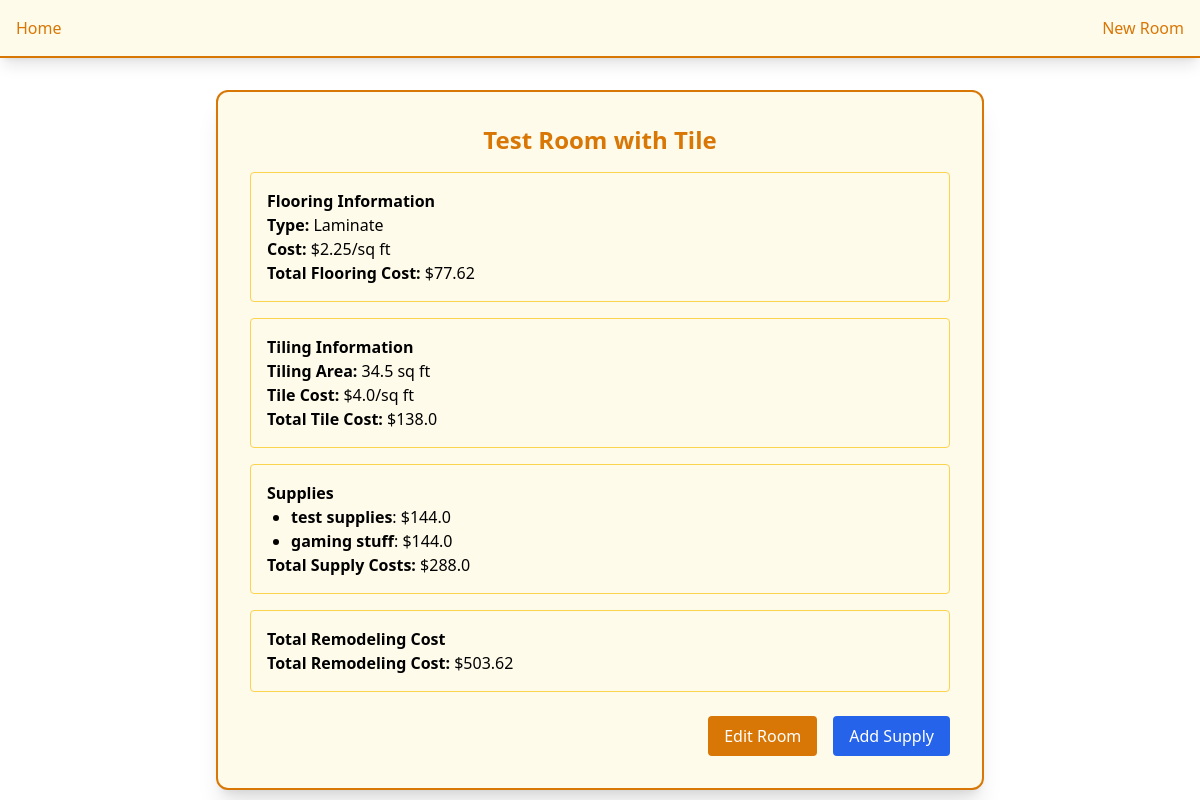
The page /room_details/1 on the database its author committed.
### models/Models.py (models this page shows, shortened)
class RoomModel(Base):
    __tablename__ = 'rooms'
    id = Column(Integer, primary_key=True, index=True)
    name = Column(String, nullable=False)
    surface_area = Column(Float, nullable=False)
    flooring_type = Column(String, nullable=False)
    flooring_cost_per_sqft = Column(Float, nullable=False)
    is_tiling_needed = Column(Boolean, default=False, nullable=False)
    tile_type = Column(String, nullable=True)
    tile_cost_per_sqft = Column(Float, nullable=True)
    tiling_area = Column(Float, nullable=True)
    supplies = relationship("SupplyModel", back_populates="room", cascade="all, delete-orphan")

class SupplyModel(Base):
    __tablename__ = 'supplies'
    id = Column(Integer, primary_key=True, index=True)
    room_id = Column(Integer, ForeignKey('rooms.id'), nullable=False)
    name = Column(String, nullable=False)
    quantity = Column(Integer, nullable=False)
    cost_per_item = Column(Float, nullable=False)
    room = relationship("RoomModel", back_populates="supplies")

### app.py (the view)
@app.route('/room_details/<int:room_id>')
def room_details(room_id):
    room = db_session.query(RoomModel).filter(RoomModel.id == room_id).first()
    if room is None:
        return "Room not found", 404
    total_flooring_cost = round(room.surface_area * room.flooring_cost_per_sqft, 2)
    total_tile_cost = 0
    if room.is_tiling_needed and room.tiling_area and room.tile_cost_per_sqft:
        total_tile_cost = round(room.tiling_area * room.tile_cost_per_sqft, 2)
    total_supply_cost = 0
    if room.supplies:
        for supply in room.supplies:
            supply.total_supply_cost = round(supply.quantity * supply.cost_per_item, 2)
            total_supply_cost += supply.total_supply_cost
    total_remodel_cost = round(total_flooring_cost + total_tile_cost + total_supply_cost, 2)
    return render_template(
        'room_details.html',
        room=room,
        total_flooring_cost=total_flooring_cost,
        total_tile_cost=total_tile_cost,
        total_supply_cost=total_supply_cost,
        total_remodel_cost=total_remodel_cost
    )

### templates/room_details.html
{% extends 'components/base.html' %}
{% block content %}
<div class="flex justify-center mt-8">
    <div class="w-full max-w-3xl bg-amber-50 p-8 rounded-xl border-2 border-amber-600 shadow-xl">
        <h2 class="text-2xl font-semibold text-center text-amber-600 mb-4">{{ room.name }}</h2>
        <div class="space-y-4">
            <div class="p-4 border border-amber-300 rounded">
                <h3 class="font-semibold">Flooring Information</h3>
                <p><strong>Type:</strong> {{ room.flooring_type }}</p>
                <p><strong>Cost:</strong> ${{ room.flooring_cost_per_sqft }}/sq ft</p>
                <p><strong>Total Flooring Cost:</strong> ${{ total_flooring_cost }}</p>
            </div>
            {% if room.is_tiling_needed %}
            <div class="p-4 border border-amber-300 rounded">
                <h3 class="font-semibold">Tiling Information</h3>
                <p><strong>Tiling Area:</strong> {{ room.tiling_area }} sq ft</p>
                <p><strong>Tile Cost:</strong> ${{ room.tile_cost_per_sqft }}/sq ft</p>
                <p><strong>Total Tile Cost:</strong> ${{ total_tile_cost }}</p>
            </div>
            {% endif %}
            <div class="p-4 border border-amber-300 rounded">
                <h3 class="font-semibold">Supplies</h3>
                <ul class="list-disc pl-6">
                    {% for supply in room.supplies %}
                    <li>
                        <strong>{{ supply.name }}</strong>: ${{ supply.total_supply_cost }}
                    </li>
                    {% endfor %}
                </ul>
                <p><strong>Total Supply Costs:</strong> ${{ total_supply_cost }}</p>
            </div>
            <div class="p-4 border border-amber-300 rounded">
                <h3 class="font-semibold">Total Remodeling Cost</h3>
                <p><strong>Total Remodeling Cost:</strong> ${{ total_remodel_cost }}</p>
            </div>
        </div>
        <div class="flex justify-end mt-6">
            <a href="/edit_rooms/{{ room.id }}" class="px-4 py-2 bg-amber-600 text-white rounded hover:bg-amber-700">Edit Room</a>
            <a href="/add_supplies/{{ room.id }}" class="ml-4 px-4 py-2 bg-blue-600 text-white rounded hover:bg-blue-700">Add Supply</a>
        </div>
    </div>
</div>
{% endblock %}

### rows shown on the page
RoomModel: name "Test Room with Tile", flooring_type "Laminate", flooring_cost_per_sqft "2.25", tiling_area "34.5", tile_cost_per_sqft "4.0"
SupplyModel: name "test supplies", total_supply_cost "144.0"
SupplyModel: name "gaming stuff", total_supply_cost "144.0"

### other values the page prints
{{ total_flooring_cost }} "77.62"
{{ total_tile_cost }} "138.0"
{{ total_supply_cost }} "288.0"
{{ total_remodel_cost }} "503.62"
